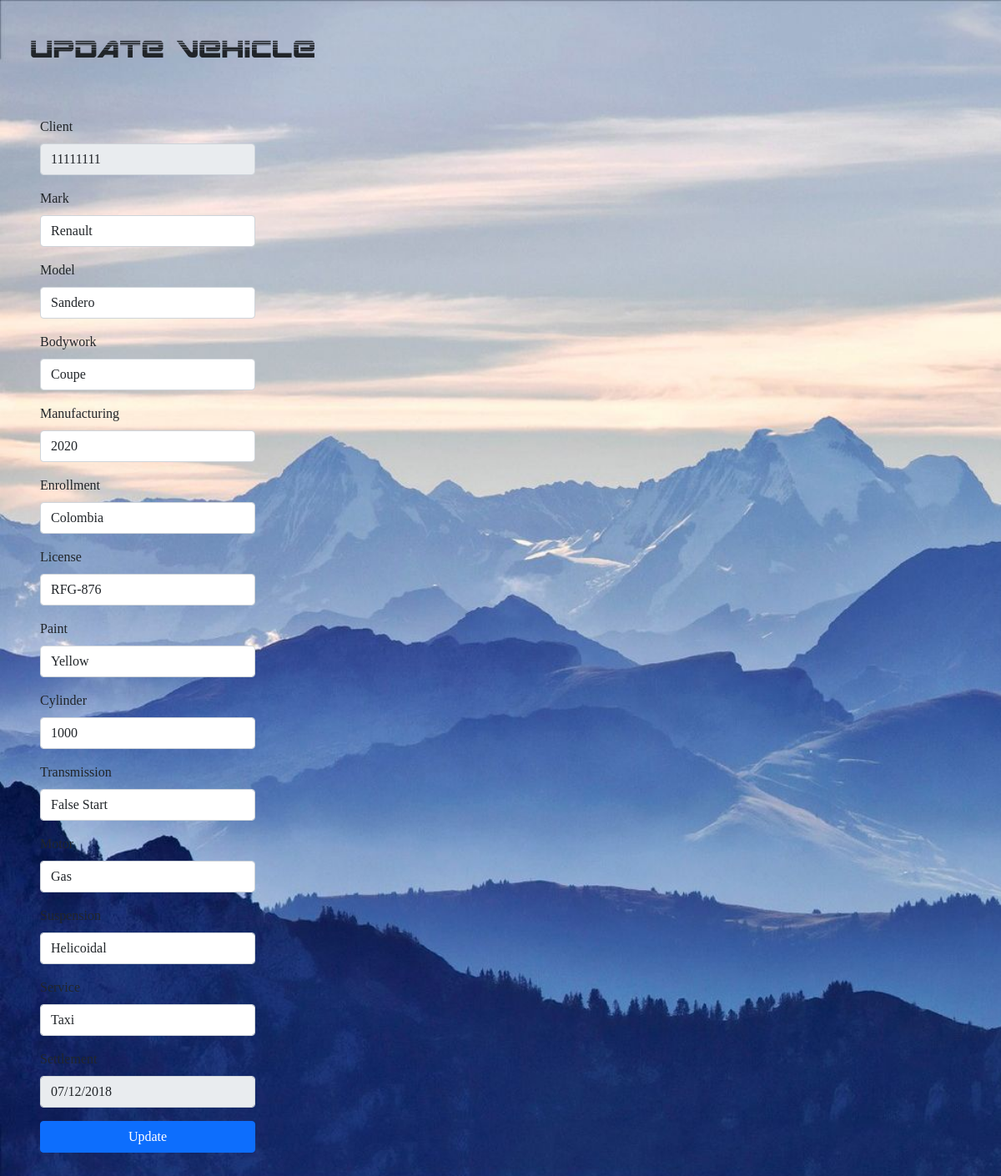
Screenshot of /vehicleCrud/vehicleUpdate.php?id_vehicle=3 with the database file from the repository.
### tables this page shows
CREATE TABLE IF NOT EXISTS `vehicles` (
  `id_vehicle` INT NOT NULL AUTO_INCREMENT,
  `mark` VARCHAR(45) NOT NULL,
  `model` VARCHAR(45) NOT NULL,
  `bodywork` VARCHAR(45) NOT NULL,
  `manufacturing` VARCHAR(45) NULL,
  `enrollment` VARCHAR(45) NOT NULL,
  `license` VARCHAR(45) NOT NULL,
  `paint` VARCHAR(45) NOT NULL,
  `cylinder` VARCHAR(45) NULL,
  `transmission` VARCHAR(45) NULL,
  `motor` VARCHAR(45) NULL,
  `suspension` VARCHAR(45) NULL,
  `service` VARCHAR(45) NULL,
  `settlement` VARCHAR(45) NOT NULL,
  `citizen_number` INT NOT NULL,
  PRIMARY KEY (`id_vehicle`),
  CONSTRAINT `fk_cars_clients`
    FOREIGN KEY (`citizen_number`)
    REFERENCES `clients` (`citizen_number`)
    ON DELETE NO ACTION
    ON UPDATE NO ACTION);

### vehicleCrud/vehicleUpdate.php (the view, shortened to what this page needs)
<?php
require "../models/connectionDatabase.php";
$id_vehicle = $_GET["id_vehicle"];
$update_vehicle = "SELECT * FROM vehicles WHERE id_vehicle='$id_vehicle'";
?>
<!DOCTYPE html>
<html lang="en">
<head>
    <link href="https://cdn.jsdelivr.net/npm/bootstrap@5.0.1/dist/css/bootstrap.min.css" rel="stylesheet" />
    <link rel="stylesheet" href="../style/general.css" />
</head>
<body class="body">
    <h1>UPDATE VEHICLE</h1>
    <br>
    <div class='container-fluid'>
        <br>
        <form method="POST" action="../vehicleCrud/vehicleProcess.php">
            <div class='row'>
                <div class="col-md-3">
                    <?php $result = mysqli_query($connection, $update_vehicle);
                    while ($row = mysqli_fetch_assoc($result)) { ?>
                        <div class="mb-3">
                            <label class="form-label">Client</label>
                            <input type="text" class="form-control" name="citizen_number" id="citizen_number" value="<?php echo $row["citizen_number"]; ?>" readonly=»readonly» >
                        </div>
                        <div class="mb-3">
                            <label class="form-label">Mark</label>
                            <input type="text" class="form-control" name="mark" id="mark" value="<?php echo $row["mark"]; ?>" >
                        </div>
                        <div class="mb-3">
                            <label class="form-label">Model</label>
                            <input type="text" class="form-control" name="model" id="model" value="<?php echo $row["model"]; ?>" >
                        </div>
                        <div class="mb-3">
                            <label class="form-label">Bodywork</label>
                            <input type="text" class="form-control" name="bodywork" id="bodywork" value="<?php echo $row["bodywork"]; ?>" >
                        </div>
                        <div class="mb-3">
                            <label class="form-label">Manufacturing</label>
                            <input type="text" class="form-control" name="manufacturing" id="manufacturing" value="<?php echo $row["manufacturing"]; ?>" >
                        </div>
                        <div class="mb-3">
                            <label class="form-label">Enrollment</label>
                            <input type="text" class="form-control" name="enrollment" id="enrollment" value="<?php echo $row["enrollment"]; ?>" >
                        </div>
                        <div class="mb-3">
                            <label class="form-label">License</label>
                            <input type="text" class="form-control" name="license" id="license" value="<?php echo $row["license"]; ?>" >
                        </div>
                        <div class="mb-3">
                            <label class="form-label">Paint</label>
                            <input type="text" class="form-control" name="paint" id="paint" value="<?php echo $row["paint"]; ?>" >
                        </div>
                        <div class="mb-3">
                            <label class="form-label">Cylinder</label>
                            <input type="text" class="form-control" name="cylinder" id="cylinder" value="<?php echo $row["cylinder"]; ?>" >
                        </div>
                        <div class="mb-3">
                            <label class="form-label">Transmission</label>
                            <input type="text" class="form-control" name="transmission" id="transmission" value="<?php echo $row["transmission"]; ?>" >
                        </div>
                        <div class="mb-3">
                            <label class="form-label">Motor</label>
                            <input type="text" class="form-control" name="motor" id="motor" value="<?php echo $row["motor"]; ?>" >
                        </div>
                        <div class="mb-3">
                            <label class="form-label">Suspension</label>
                            <input type="text" class="form-control" name="suspension" id="suspension" value="<?php echo $row["suspension"]; ?>" >
                        </div>
                        <div class="mb-3">
                            <label class="form-label">Service</label>
                            <input type="text" class="form-control" name="service" id="service" value="<?php echo $row["service"]; ?>" >
                        </div>
                        <div class="mb-3">
                            <label class="form-label">Settlement</label>
                            <input type="date" class="form-control" name="settlement" id="settlement" value="<?php echo $row["settlement"]; ?>" readonly=»readonly» >
                        </div>
                        <div class="d-grid gap-2">
                            <button class="btn btn-primary" type="Submit">Update</button>
                        </div>
                </div>
                <?php }  mysqli_free_result($result); ?>
            </div>
        </form>
    </div>
</body>
</html>

### style/general.css (style rules this page uses)
* { box-sizing: border-box; font-family: serif; }
h1, h2, h3 { font-family: "space-ranger"; }
body { padding: 3%; margin: 0; background-image: url(../img/walls/wall4.jpg); background-repeat: no-repeat; background-size: cover; background-attachment: fixed; }

### rows the page displays
vehicles: citizen_number "11111111", mark "Renault", model "Sandero", bodywork "Coupe", manufacturing "2020", enrollment "Colombia", license "RFG-876", paint "Yellow", cylinder "1000", transmission "False Start", motor "Gas", suspension "Helicoidal", service "Taxi", settlement "07/12/2018"
